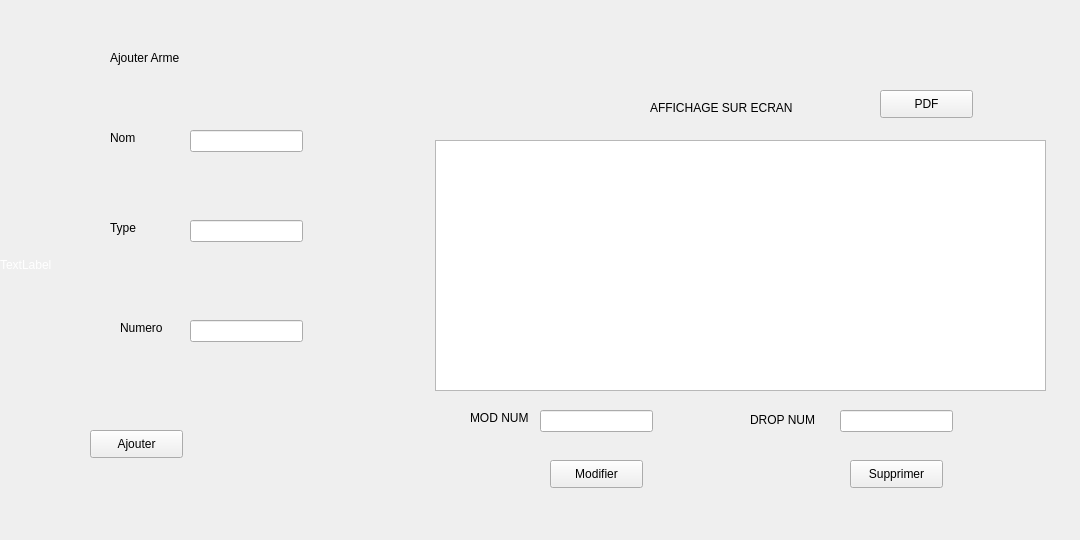
      <widget class="QWidget" name="tab_30">
       <attribute name="title">
        <string>Arme</string>
       </attribute>
       <widget class="QLineEdit" name="lineEdit_44">
        <property name="geometry">
         <rect>
          <x>190</x>
          <y>130</y>
          <width>113</width>
          <height>22</height>
         </rect>
        </property>
       </widget>
       <widget class="QLineEdit" name="lineEdit_45">
        <property name="geometry">
         <rect>
          <x>190</x>
          <y>220</y>
          <width>113</width>
          <height>22</height>
         </rect>
        </property>
       </widget>
       <widget class="QLineEdit" name="lineEdit_46">
        <property name="geometry">
         <rect>
          <x>190</x>
          <y>320</y>
          <width>113</width>
          <height>22</height>
         </rect>
        </property>
       </widget>
       <widget class="QLabel" name="label_178">
        <property name="geometry">
         <rect>
          <x>110</x>
          <y>130</y>
          <width>41</width>
          <height>16</height>
         </rect>
        </property>
        <property name="text">
         <string>Nom</string>
        </property>
       </widget>
       <widget class="QLabel" name="label_179">
        <property name="geometry">
         <rect>
          <x>110</x>
          <y>220</y>
          <width>41</width>
          <height>16</height>
         </rect>
        </property>
        <property name="text">
         <string>Type</string>
        </property>
       </widget>
       <widget class="QLabel" name="label_180">
        <property name="geometry">
         <rect>
          <x>120</x>
          <y>320</y>
          <width>61</width>
          <height>16</height>
         </rect>
        </property>
        <property name="text">
         <string>Numero</string>
        </property>
       </widget>
       <widget class="QPushButton" name="pushButton_141">
        <property name="geometry">
         <rect>
          <x>90</x>
          <y>430</y>
          <width>93</width>
          <height>28</height>
         </rect>
        </property>
        <property name="text">
         <string>Ajouter</string>
        </property>
       </widget>
       <widget class="QLineEdit" name="lineEdit_47">
        <property name="geometry">
         <rect>
          <x>540</x>
          <y>410</y>
          <width>113</width>
          <height>22</height>
         </rect>
        </property>
       </widget>
       <widget class="QLineEdit" name="lineEdit_48">
        <property name="geometry">
         <rect>
          <x>840</x>
          <y>410</y>
          <width>113</width>
          <height>22</height>
         </rect>
        </property>
       </widget>
       <widget class="QPushButton" name="pushButton_142">
        <property name="geometry">
         <rect>
          <x>550</x>
          <y>460</y>
          <width>93</width>
          <height>28</height>
         </rect>
        </property>
        <property name="text">
         <string>Modifier</string>
        </property>
       </widget>
       <widget class="QPushButton" name="pushButton_143">
        <property name="geometry">
         <rect>
          <x>850</x>
          <y>460</y>
          <width>93</width>
          <height>28</height>
         </rect>
        </property>
        <property name="text">
         <string>Supprimer</string>
        </property>
       </widget>
       <widget class="QLabel" name="label_181">
        <property name="geometry">
         <rect>
          <x>470</x>
          <y>410</y>
          <width>71</width>
          <height>16</height>
         </rect>
        </property>
        <property name="text">
         <string>MOD NUM</string>
        </property>
       </widget>
       <widget class="QLabel" name="label_182">
        <property name="geometry">
         <rect>
          <x>750</x>
          <y>410</y>
          <width>81</width>
          <height>20</height>
         </rect>
        </property>
        <property name="text">
         <string>DROP NUM</string>
        </property>
       </widget>
       <widget class="QTableView" name="tableView_15">
        <property name="geometry">
         <rect>
          <x>435</x>
          <y>140</y>
          <width>611</width>
          <height>251</height>
         </rect>
        </property>
       </widget>
       <widget class="QPushButton" name="pushButton_144">
        <property name="geometry">
         <rect>
          <x>880</x>
          <y>90</y>
          <width>93</width>
          <height>28</height>
         </rect>
        </property>
        <property name="text">
         <string>PDF</string>
        </property>
       </widget>
       <widget class="QLabel" name="label_183">
        <property name="geometry">
         <rect>
          <x>650</x>
          <y>100</y>
          <width>161</width>
          <height>16</height>
         </rect>
        </property>
        <property name="text">
         <string>AFFICHAGE SUR ECRAN</string>
        </property>
       </widget>
       <widget class="QLabel" name="label_184">
        <property name="geometry">
         <rect>
          <x>110</x>
          <y>50</y>
          <width>111</width>
          <height>16</height>
         </rect>
        </property>
        <property name="text">
         <string>Ajouter Arme</string>
        </property>
       </widget>
       <widget class="QLabel" name="label_187">
        <property name="geometry">
         <rect>
          <x>0</x>
          <y>-1</y>
          <width>1071</width>
          <height>531</height>
         </rect>
        </property>
        <property name="styleSheet">
         <string notr="true">QLabel{
 color: white;
  background: transparent;
}</string>
        </property>
        <property name="text">
         <string>TextLabel</string>
        </property>
       </widget>
       <zorder>label_187</zorder>
       <zorder>lineEdit_44</zorder>
       <zorder>lineEdit_45</zorder>
       <zorder>lineEdit_46</zorder>
       <zorder>label_178</zorder>
       <zorder>label_179</zorder>
       <zorder>label_180</zorder>
       <zorder>pushButton_141</zorder>
       <zorder>lineEdit_47</zorder>
       <zorder>lineEdit_48</zorder>
       <zorder>pushButton_142</zorder>
       <zorder>pushButton_143</zorder>
       <zorder>label_181</zorder>
       <zorder>label_182</zorder>
       <zorder>tableView_15</zorder>
       <zorder>pushButton_144</zorder>
       <zorder>label_183</zorder>
       <zorder>label_184</zorder>
      </widget>
